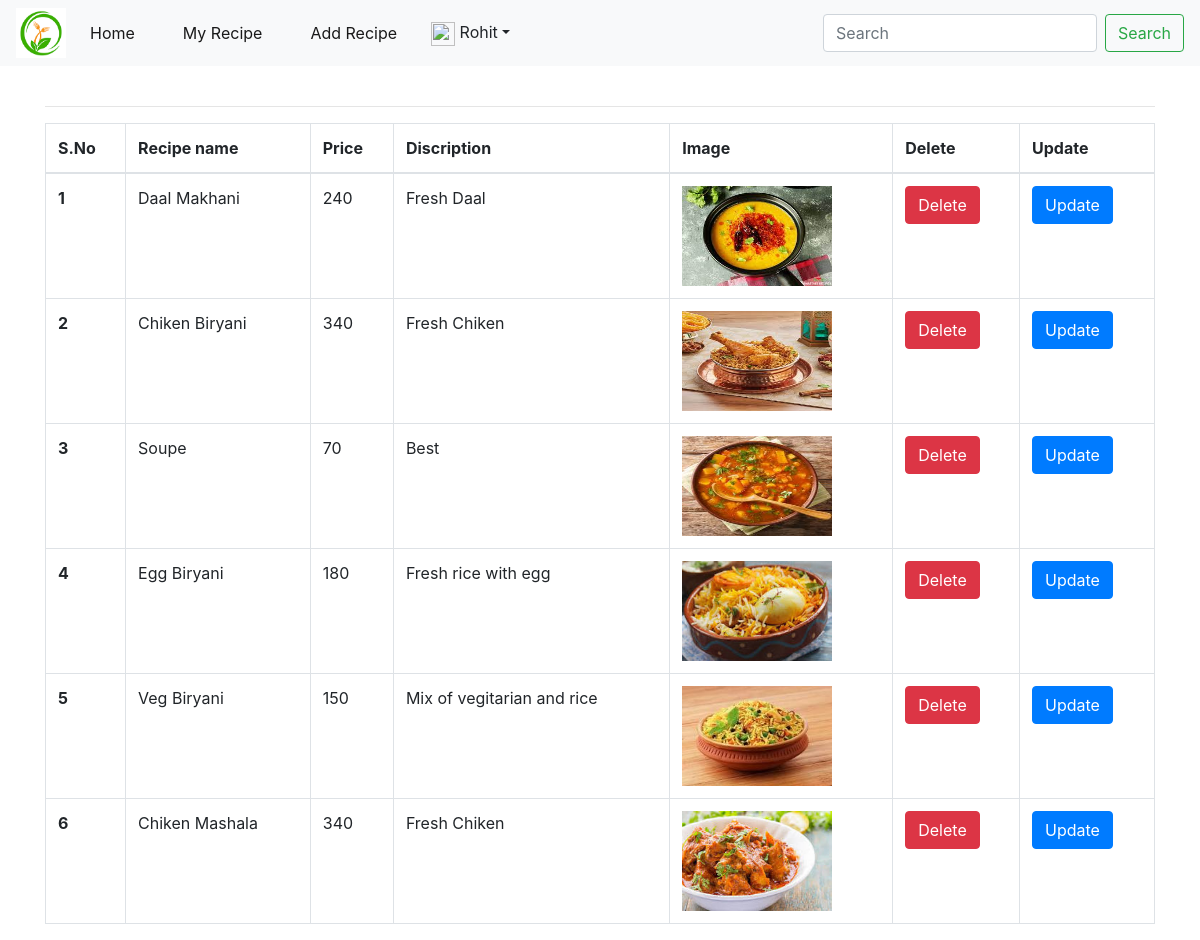
Page /add/ (signed in) on the committed database.
### vendor/models.py (models this page shows, shortened)
class Recipe(models.Model):
	vendor = models.ForeignKey(Vendor, null=True, on_delete=models.CASCADE, )
	recipe_name=models.CharField(max_length=100)
	recipe_price=models.IntegerField(null=True)
	recipe_discription=models.TextField(null=True)
	recipe_image=models.ImageField(upload_to='recipe')

### vendor/views.py (the view)
# urls.py: path('add/',views.add,name="'add"),
def add(request):
	products = Recipe.objects.filter(vendor__user=request.user)
	return render(request,'add.html',{"products":products})

### templates/add.html (shortened to what this page needs)
{% load static %}
<!doctype html>
<html lang="en">
  <head>
    <link rel="stylesheet" href="https://stackpath.bootstrapcdn.com/bootstrap/4.2.1/css/bootstrap.min.css">
  </head>
  <body>
    <nav class="navbar navbar-expand-lg navbar-light bg-light">
  <img style="height:50px;width: 50px;" src="{% static 'image/logo.png' %}">
  <div class="collapse navbar-collapse" id="navbarSupportedContent">
    <ul class="navbar-nav mr-auto">
      <li class="nav-item active px-3">
        <a class="nav-link" href="/dashboard/">Home</a>
      </li>
      <li class="nav-item active px-3">
        <a class="nav-link" href="/add/">My Recipe</a>
      </li>
     <li class="nav-item active px-3">
        <a class="nav-link" href="/recipe/">Add Recipe</a>
      </li>
<div class="btn-group">
  <button type="button" class="btn btn-light dropdown-toggle dropdown-toggle-split" data-toggle="dropdown" aria-haspopup="true" aria-expanded="false">
    <a ><img src="https://static-assets-web.flixcart.com/batman-returns/batman-returns/p/images/profile-52e0dc.svg"width="24" height="24"><span>  {{user.first_name}}</span></a>
  </button>
    </ul>
    <form class="form-inline my-2 my-lg-0">
      <input class="form-control mr-sm-2" type="search" placeholder="Search" aria-label="Search">
      <button class="btn btn-outline-success my-2 my-sm-0" type="submit">Search</button>
    </form>
  </div>
</nav>
<div class="container">
<table class="table table-bordered">
  <thead>
    <tr>
      <th scope="col">S.No</th>
      <th scope="col">Recipe name</th>
      <th scope="col">Price</th>
      <th scope="col">Discription </th>
      <th scope="col">Image</th>
      <th scope="col">Delete</th>
       <th scope="col">Update</th>
    </tr>
  </thead>
  <br>
  <hr>
  <tbody>
  {% for pop in products %}
    <tr>
      <th scope="row">{{forloop.counter}}</th>
      <td>{{pop.recipe_name}}</td>
      <td>{{pop.recipe_price}}</td>
      <td>{{pop.recipe_discription}}</td>
      <td>
        <img src="{{pop.recipe_image.url}}"} style="height:100px; width: 150px;"></td>
         <td>
          <a href="/delete/{{pop.id}}" type="button" class="btn btn-danger">Delete</a>
         </td>
         <td>
          <a href="/update/{{pop.id}}" type="button" class="btn btn-primary">Update</a>
         </td>
    </tr>
    {% endfor %}
  </tbody>
</table>
</div>
</body>
</html>

### rows in the picture
Recipe: recipe_name "Daal Makhani", recipe_price "240", recipe_discription "Fresh Daal", recipe_image (picture)
Recipe: recipe_name "Chiken Biryani", recipe_price "340", recipe_discription "Fresh Chiken", recipe_image (picture)
Recipe: recipe_name "Soupe", recipe_price "70", recipe_discription "Best", recipe_image (picture)
Recipe: recipe_name "Egg Biryani", recipe_price "180", recipe_discription "Fresh rice with egg", recipe_image (picture)
Recipe: recipe_name "Veg Biryani", recipe_price "150", recipe_discription "Mix of vegitarian and rice", recipe_image (picture)
Recipe: recipe_name "Chiken Mashala", recipe_price "340", recipe_discription "Fresh Chiken", recipe_image (picture)

### other values in the picture
{{ user.first_name }} "Rohit"
